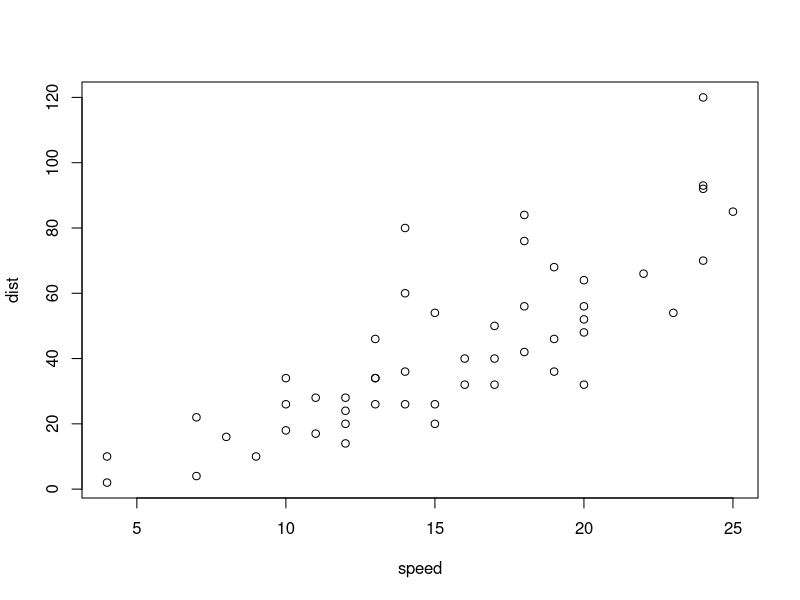
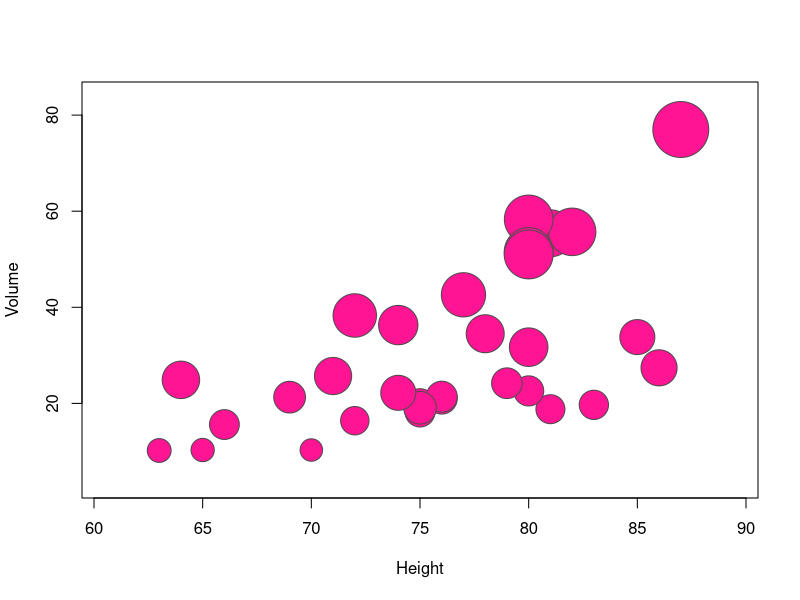

Recreate these plots in R, in order.
## ---- chunk 1

## ---- chunk 2
summary(cars)
## ---- chunk 3
plot(cars)
## ---- chunk 4
with(trees,symbols(Height,Volume,circles = Girth/16,inches = F,bg="deeppink",fg ="grey30"))
## ---- chunk 5
 x=45/2
 x
